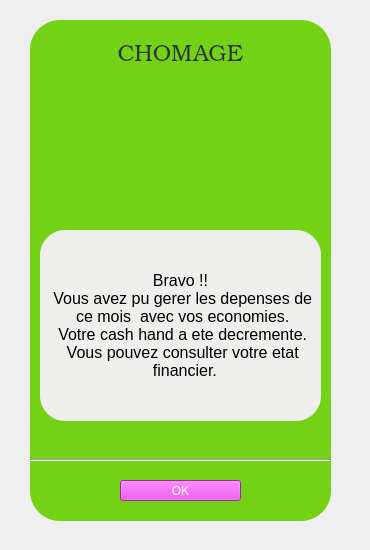
       <widget class="QWidget" name="interface_chomage_transit">
        <widget class="QPlainTextEdit" name="affichage_carte_19">
         <property name="geometry">
          <rect>
           <x>30</x>
           <y>20</y>
           <width>301</width>
           <height>501</height>
          </rect>
         </property>
         <property name="styleSheet">
          <string notr="true">background-color: rgb(115, 210, 22);
border-radius:30px;</string>
         </property>
         <property name="backgroundVisible">
          <bool>false</bool>
         </property>
         <property name="centerOnScroll">
          <bool>false</bool>
         </property>
        </widget>
        <widget class="QPushButton" name="ok_chomage_transit">
         <property name="geometry">
          <rect>
           <x>120</x>
           <y>480</y>
           <width>121</width>
           <height>21</height>
          </rect>
         </property>
         <property name="styleSheet">
          <string notr="true">font: 13pt &quot;Ubuntu&quot;;
color: white;
background-color: rgb(224, 52, 226);</string>
         </property>
         <property name="text">
          <string>OK</string>
         </property>
        </widget>
        <widget class="QLabel" name="Info_chomage_transit_2">
         <property name="geometry">
          <rect>
           <x>40</x>
           <y>230</y>
           <width>281</width>
           <height>191</height>
          </rect>
         </property>
         <property name="font">
          <font>
           <pointsize>12</pointsize>
          </font>
         </property>
         <property name="styleSheet">
          <string notr="true">background-color: rgb(238, 238, 236);
border-radius:25px;</string>
         </property>
         <property name="text">
          <string>Bravo !! 
 Vous avez pu gerer les depenses de 
 ce mois  avec vos economies. 
 Votre cash hand a ete decremente. 
 Vous pouvez consulter votre etat 
  financier.</string>
         </property>
         <property name="alignment">
          <set>Qt::AlignCenter</set>
         </property>
        </widget>
        <widget class="QLabel" name="titre_chomage_transit">
         <property name="geometry">
          <rect>
           <x>50</x>
           <y>40</y>
           <width>261</width>
           <height>31</height>
          </rect>
         </property>
         <property name="font">
          <font>
           <family>URW Bookman L</family>
           <pointsize>17</pointsize>
           <weight>9</weight>
           <italic>false</italic>
           <bold>false</bold>
          </font>
         </property>
         <property name="styleSheet">
          <string notr="true">color: rgb(46, 52, 54);
background-image: url(:/images/backg.jpg);
font: 75 17pt &quot;URW Bookman L&quot;;
border-radius:8px;</string>
         </property>
         <property name="text">
          <string>CHOMAGE</string>
         </property>
         <property name="alignment">
          <set>Qt::AlignCenter</set>
         </property>
        </widget>
        <widget class="Line" name="line_18">
         <property name="geometry">
          <rect>
           <x>30</x>
           <y>450</y>
           <width>301</width>
           <height>20</height>
          </rect>
         </property>
         <property name="orientation">
          <enum>Qt::Horizontal</enum>
         </property>
        </widget>
        <widget class="QLabel" name="photo_du_chomage_transit">
         <property name="geometry">
          <rect>
           <x>100</x>
           <y>90</y>
           <width>161</width>
           <height>121</height>
          </rect>
         </property>
         <property name="styleSheet">
          <string notr="true">border-image: url(:/images/image_chomage.jpg);</string>
         </property>
         <property name="text">
          <string/>
         </property>
        </widget>
        <widget class="QLabel" name="label_45">
         <property name="geometry">
          <rect>
           <x>0</x>
           <y>0</y>
           <width>361</width>
           <height>541</height>
          </rect>
         </property>
         <property name="styleSheet">
          <string notr="true">background-image: url(:/images/backg.jpg);</string>
         </property>
         <property name="text">
          <string/>
         </property>
        </widget>
        <zorder>label_45</zorder>
        <zorder>affichage_carte_19</zorder>
        <zorder>ok_chomage_transit</zorder>
        <zorder>Info_chomage_transit_2</zorder>
        <zorder>titre_chomage_transit</zorder>
        <zorder>line_18</zorder>
        <zorder>photo_du_chomage_transit</zorder>
       </widget>
